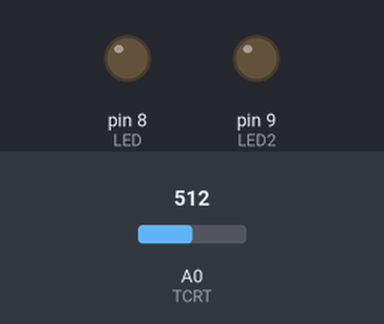
This sketch was run on a simulated Arduino Uno, built with avr-gcc and run on an emulated ATmega328P. On the bench: output pins drawn as LEDs (lit = HIGH). The inputs (shaded band) are chosen by the test bench; at power-on: A0 (TCRT) = 512. What the sketch prints to the serial monitor is not drawn.

Above: at 1.3 s.
1.4 s: A0 (TCRT) set to 789
2.9 s: A0 (TCRT) set to 812
At 4.2 s:
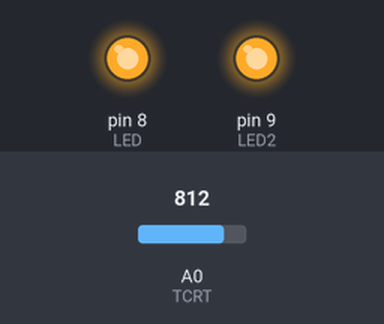
4.5 s: A0 (TCRT) set to 790
At 5.4 s:
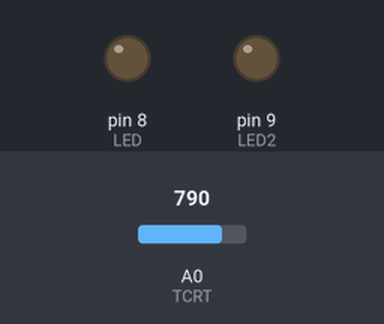
6.0 s: A0 (TCRT) set to 810
At 6.6 s:
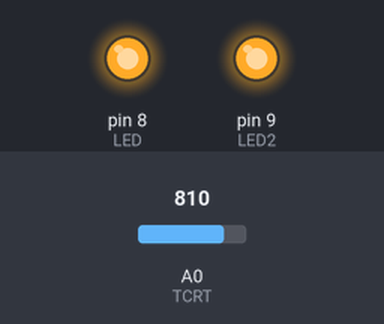
Timing chart, 0 to 8.5 s (numbered marks = the images above; inputs shaded):
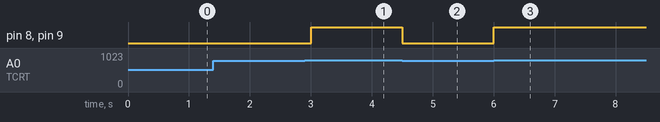

The sketch:

TCR5000.ino
```cpp
#define TCRT A0

int LED = 8;
int LED2 = 9;
//int IR = A0;
int valor;
void setup() {
  Serial.begin(9600);
   pinMode(LED,OUTPUT);
   pinMode(LED2,OUTPUT);
   pinMode(TCRT,INPUT);
}

void loop() {
  // put your main code here, to run repeatedly:
  valor = analogRead(TCRT);
  Serial.print("valor:");
   Serial.print(valor);
    Serial.print(" | color:");

  if(valor<800)
  {
    digitalWrite(LED, LOW);
    digitalWrite(LED2, LOW);
  }
  else
  {
    digitalWrite(LED, HIGH);
    digitalWrite(LED2, HIGH);
  }
  delay(500);
  }
```

Measured:
- the behaviour switches between 799 and 800 on A0 (TCRT) (found by bisection; images 0 and 1)
- after the input at 1.4 s, every drawn part: stays the same
- after the input at 2.9 s, pin 8 (LED), pin 9 (LED2): LOW → HIGH after 0.10 s
- after the input at 4.5 s, pin 8 (LED), pin 9 (LED2): HIGH → LOW at once
- after the input at 6.0 s, pin 8 (LED), pin 9 (LED2): LOW → HIGH at once
